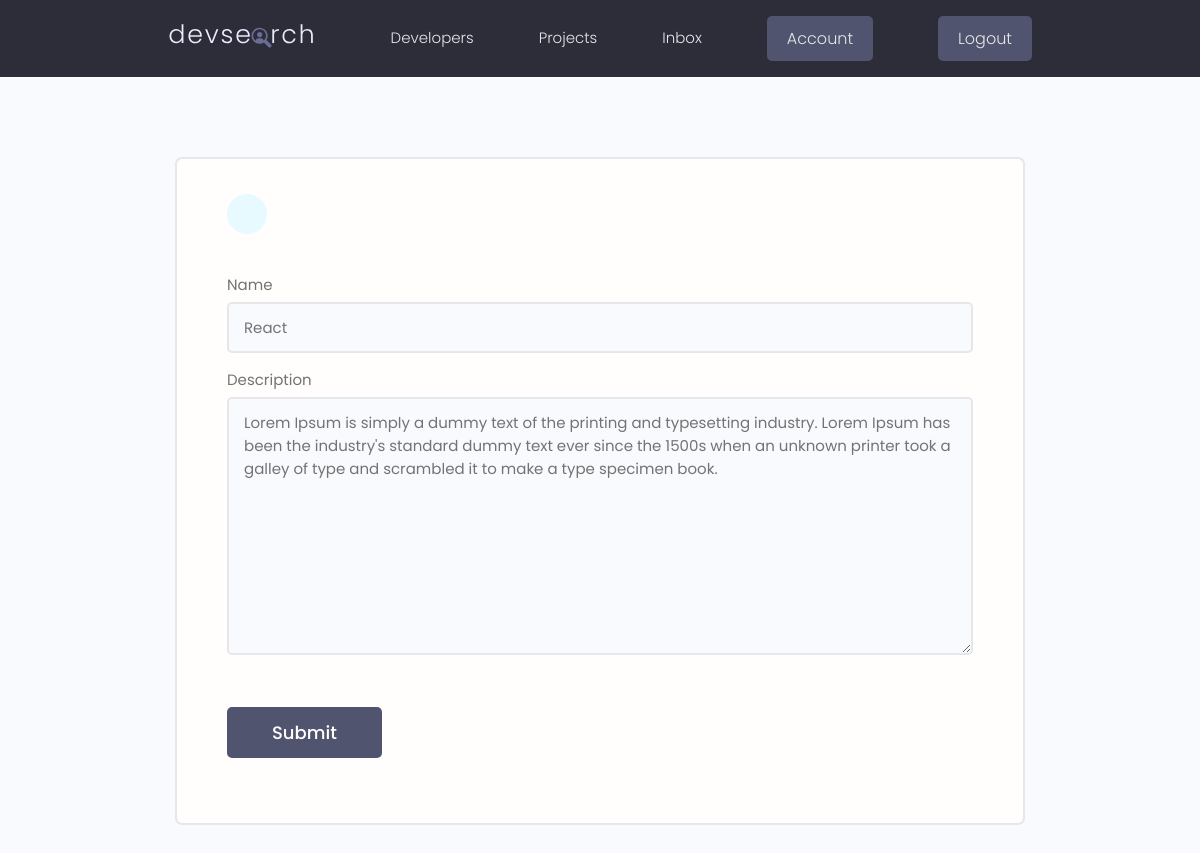
The app's page /update-skill/f18aff8a-cb72-489f-bb34-a257aa9973be/ (signed in) with its own data.
### users/models.py (models this page shows, shortened)
class Skill(models.Model):
   owner = models.ForeignKey(Profile, on_delete=models.CASCADE, null=True, blank=True)
   name = models.CharField(max_length=200, null=True, blank=True)
   description = models.TextField(null=True, blank=True)
   created_at = models.DateTimeField(auto_now_add=True)
   id = models.UUIDField(default = uuid.uuid4, unique=True, primary_key=True, editable=False)

### users/views.py (the view)
# urls.py: path('update-skill/<str:pk>/', views.updateSkill, name="update-skill"),
@login_required(login_url="login")
def updateSkill(request, pk):
   profile = request.user.profile
   skill = profile.skill_set.get(id=pk)
   form = SkillForm(instance=skill)
   if request.method == 'POST':
      form = SkillForm(request.POST, instance=skill)
      if form.is_valid():
         form.save()
         messages.success(request, 'Skill was updated successfully!')
         return redirect('account')
   context = {'form': form}
   return render(request, 'users/skill_form.html', context)

### users/forms.py
class SkillForm(ModelForm):
   class Meta:
      model = Skill
      fields = '__all__'
      exclude = ['owner']
   def __init__(self,*args,**kwargs):
      super(SkillForm, self).__init__(*args,**kwargs)
      for name, field in self.fields.items():
         field.widget.attrs.update({'class':'input'})

### users/templates/users/skill_form.html (shortened to what this page needs)
{% extends 'main.html' %}
{% block content %}
<main class="formPage my-xl">
   <div class="content-box">
      <div class="formWrapper">
         <a class="backButton" href="{% url 'account' %}"></a>
         <br>
         <form class="form" method="POST">
            {% for field in form %}
            <div class="form__field">
               <label for="formInput#text">{{field.label}} </label>
               {{field}}
            </div>
            {% endfor %}
            <input class="btn btn--sub btn--lg  my-md" type="submit" value="Submit" />
         </form>
      </div>
   </div>
</main>
{% endblock content %}

### static/styles/app.css (style rules this page uses)
:root { --color-sub: #2d2d39; }
.btn--sub { background-color: var(--color-sub-light); }
.content-box { width: 95%; max-width: 85rem; margin: 0 auto; }
.backButton { background: var(--color-main-light); color: var(--color-main); width: 4rem; height: 4rem; display: flex; align-items: center; justify-content: center; border-radius: 50%; }
.formPage .formWrapper { list-style: none; background: var(--color-white); padding: 3.5rem 5rem; border: 2px solid var(--color-light); border-radius: 0.7rem; }

### static/uikit/styles/modules/_variables.css (style rules this page uses)
:root { --color-main: #5aa5b9; --color-main-light: #e6faff; --color-sub: #3f4156; --color-sub-light: #51546e; --color-sub-lighter: #ededfd; --color-text: #737373; --color-gray: #8b8b8b; --color-light: #e5e7eb; --color-light-gray: #767676; --color-bg: #f8fafd; --color-white: #fffefd; --color-white-light: #f3f3f3; --color-success: #359e64; --color-success-bg: #def8e8; --color-error: #fc4b0b; --color-error-bg: #fff2ee; --font-base: 'Poppins', arial, helvetica, 'Segoe UI', roboto, ubuntu, sans-serif; --font-monospace: 'Fira Code', 'Courier New', courier, monospace; --font-regular: 300; --font-medium: 500; --font-bold: 700; --generic-shadow: 1px 1px 5px #00000010; --generic-transition: all 0.3s ease-in-out; }

### static/uikit/styles/modules/_base.css (style rules this page uses)
* { margin: 0; padding: 0; box-sizing: border-box; text-rendering: optimizeLegibility; color: inherit; font-size: inherit; }
html { font-size: 50%; }
@media only screen and (min-width: 480px) { html { font-size: 56.25%; } }
@media only screen and (min-width: 1200px) { html { font-size: 62.5%; } }
body { line-height: 1.6; font-weight: 400; font-size: 1.5rem; color: var(--color-text); background-color: var(--color-bg); min-height: 100vh; }

### static/uikit/styles/modules/_typography.css (style rules this page uses)
* { font-family: var(--font-base); }
a { padding-bottom: 2px; text-decoration: none; display: inline-block; color: var(--color-main); font-weight: var(--font-medium); }

### static/uikit/styles/modules/_utilities.css (style rules this page uses)
.my-md { margin: 3rem auto; }
.my-xl { margin: 8rem auto; }

### static/uikit/styles/modules/_button.css (style rules this page uses)
.btn { display: inline-block; position: relative; cursor: pointer; background-color: var(--color-light); font-weight: var(--font-medium); color: var(--color-sub); text-decoration: none; padding: 1rem 2rem; border-radius: 0.5rem; border: none; width: -webkit-fit-content; width: -moz-fit-content; width: fit-content; height: -webkit-fit-content; height: -moz-fit-content; height: fit-content; font-size: 1.6rem; outline-width: 0; outline-color: transparent; -webkit-backface-visibility: hidden; backface-visibility: hidden; transition: all 0.3s ease-in-out; }
.btn--sub { background-color: var(--color-sub); color: var(--color-white); }
.btn--lg { font-size: 1.8rem; padding: 1.2rem 4.5rem; }

### static/uikit/styles/modules/_form.css (style rules this page uses)
.form { display: block; }
.form__field { margin-top: 1.5rem; margin-bottom: 1.5rem; }
.form__label, .form__field > label { display: block; margin-bottom: 0.5rem; color: var(--color-text); }
input.input[type='text'], input.input[type='email'], input.input[type='password'], input.input[type='number'], textarea.input { min-width: 24rem; width: 100%; padding: 1.2rem 1.5rem; border-radius: 0.5rem; border: 2px solid var(--color-light); transition: all 0.3s ease-in-out; background-color: var(--color-bg); }

### records on screen
Skill: form "React" "Lorem Ipsum is simply a dummy text of the printing and typesetting industry. Lorem Ipsum has been the industry's standard dummy text ever since the 1500s when an unknown printer took a galley of type and scrambled it to make a type specimen book."

### other values on screen
{{ field.label }} "Name" "Description"
